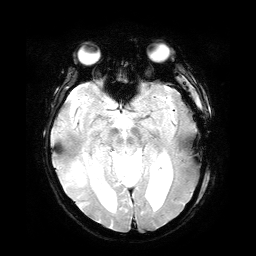
%> input picture Procesamiento de imagenes/Algoritmos/Investigacion/97.png, 256 x 256 px
$ octave textura.m   (GNU Octave 9; MATLAB toolbox functions it lacks are replaced by stand-ins)
%> lines starting %> are read from the running program, lines starting %| are printed output that depends on the picture; in (x1, y1, x2, y2) boxes, pixels count from 0 and x2, y2 are one past the last pixel; in counts of white or black regions, pixels touching at a corner belong together; the program's own positions count from 1
clear all
close all
clc
I = imread('97.png');
%> I is the input picture: size 256x256 uint8; min 0, max 255, mean 66.7
level = graythresh(I);
%> level = 0.435
b=im2bw(I,level);
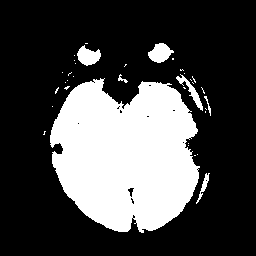
%> b: size 256x256 logical; 28.2% white; 35 white regions (28 under 20 px), largest, box (x1, y1, x2, y2) and area: (50, 78, 200, 233) 17320, (148, 43, 174, 63) 329, (77, 45, 101, 66) 317
figure, imshow(b)
k=[1 1 1; 1 1 1; 1 1 1];
e=imerode(b,k);
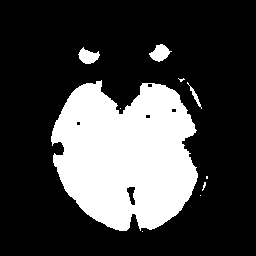
%> e: size 256x256 logical; 25.8% white; 10 white regions (6 under 20 px), largest, box (x1, y1, x2, y2) and area: (51, 80, 198, 231) 16356, (149, 44, 172, 62) 241, (78, 47, 100, 64) 227, (187, 82, 202, 109) 76
figure, imshow(e)
d=imdilate(e,k);
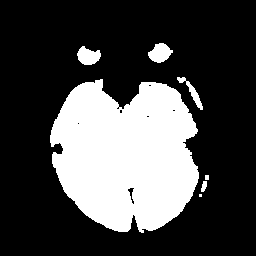
%> d: size 256x256 logical; 27.7% white; 7 white regions (1 under 20 px), largest, box (x1, y1, x2, y2) and area: (50, 79, 199, 233) 17245, (148, 43, 173, 63) 327, (77, 46, 101, 65) 313, (177, 77, 203, 110) 205, (201, 181, 207, 192) 47, (205, 175, 209, 180) 20
figure, imshow(d)
d=double(d);
I=double(I);
%> I: size 256x256 double
f=d.*I;
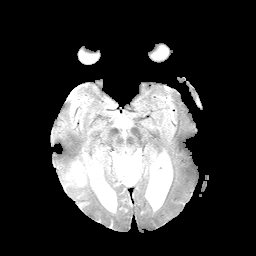
%> f: size 256x256 double; min 0, max 255, mean 60
figure, imshow(uint8(f))

y1=imfinfo('97.png');
x=y1.Width;
t=y1.Height;
%> (the run ends here)
